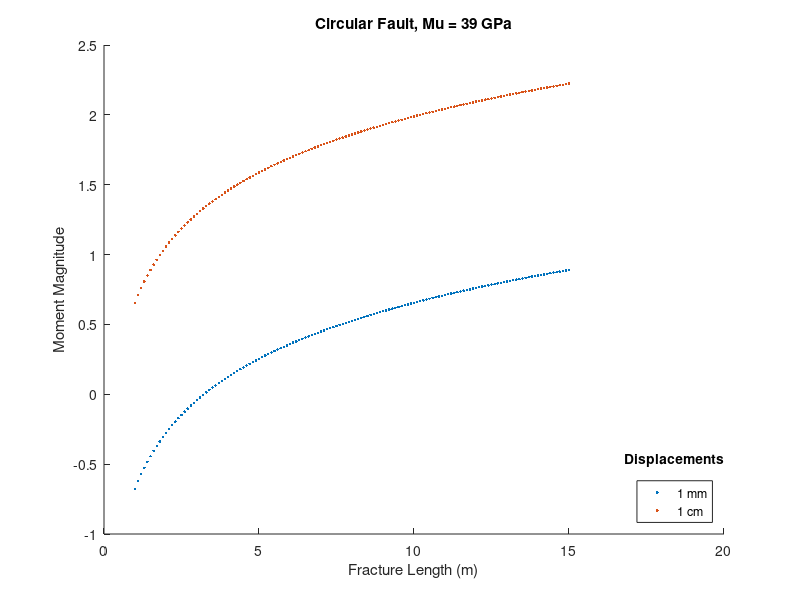

Write MATLAB code to recreate this figure.
%% MAGNITUDES
% Script for calculating magnitudes of fractures based on a range
% displacements and fracture lengths

%% From clarke 66 (convert Mb to Pa)
mu= [0.39]*1e11; % [shale,shist]
p=0.181;
lame=mu*((2*p)/(1-2*p));

fault_type='c'; %c , s, d


disp=[0.001,0.1];
a=[1:0.1:15];

dstress=nan(length(disp),length(a));

Mo=nan(length(disp),length(a));

Mw=nan(length(disp),length(a));

if strcmpi(fault_type,'c')
for ii=1:length(disp) % Circular fracture
dstress(ii,:)=((7*pi)/16).*mu.*(disp(ii)./a);
Mo(ii,:)=(16/7).*dstress(ii,:).*(a.^3);
Mw(ii,:)=(2/3)*log10(Mo(ii,:))-6.07;
end
elseif strcmpi(fault_type,'s')
for ii=1:length(disp) % Strike-Slip fracture
dstress(ii,:)=(2/pi).*mu.*(disp(ii)./a);
Mo(ii,:)=(pi/2).*dstress(ii,:).*(a.^2)*disp(ii);
Mw(ii,:)=(2/3)*log10(Mo(ii,:))-6.07;
end
elseif strcmpi(fault_type,'d')
for ii=1:length(disp) % Dip fracture
dstress(ii,:)= ((4*(lame+mu))./(pi*(lame+2*mu)))*mu*(disp(ii)./a);
Mo(ii,:)=((pi*(lame+2*mu))/(4*(lame+mu))).*dstress(ii,:).*(a.^2)*disp(ii);
Mw(ii,:)=(2/3)*log10(Mo(ii,:))-6.07;
end
end
%%

figure()
hold on
for ii=1:length(disp)
    plot(a,Mw(ii,:),'.')
end
if strcmpi(fault_type,'c')
title(['Circular Fault, Mu = ' num2str(mu*1e-9) ' GPa'])
elseif strcmpi(fault_type,'s')
    title('Strike-Slip')
elseif strcmpi(fault_type,'d')
    title('Dip-Slip Fault')
end
xlabel('Fracture Length (m)')
ylabel('Moment Magnitude')
l=legend('1 mm','1 cm','Location','SouthEast');
title(l,'Displacements')
%%
% figure
% hold on
% xlabel('Fracture Length (m)')
% ylabel('Stress Drop (GPa)')
% 
% plot(a,dstress(1,:)*1e-9,'r.')
% plot(a,dstress(2,:)*1e-9,'b.')
% 
% yyaxis right
% ylabel('Seismic Moment')
% 
% plot(a,Mo(1,:),'rd')
% plot(a,Mo(2,:),'bd')
% 
% legend('Shale Stress Drop','Schist Stress Drop','Shale Moment','Schist Moment')


% figure
% hold on
% xlabel('Fracture Length (m)')
% ylabel('Stress Drop (GPa)')
% 
% plot(a,dstress(1,:)*1e-9,'r.')
% plot(a,dstress(2,:)*1e-9,'b.')
% 
% yyaxis right
% ylabel('Moment Magnitude')
% 
% plot(a,Mw(1,:),'rd')
% plot(a,Mw(2,:),'bd')
% 
% legend('Shale Stress Drop','Schist Stress Drop','Shale Mag','Schist Mag')
% 
% eq=readmatrix('sup1.csv');
% figure
% histogram(eq(:,10));
% xlabel('Magnitude')
% ylabel('Frequency')
